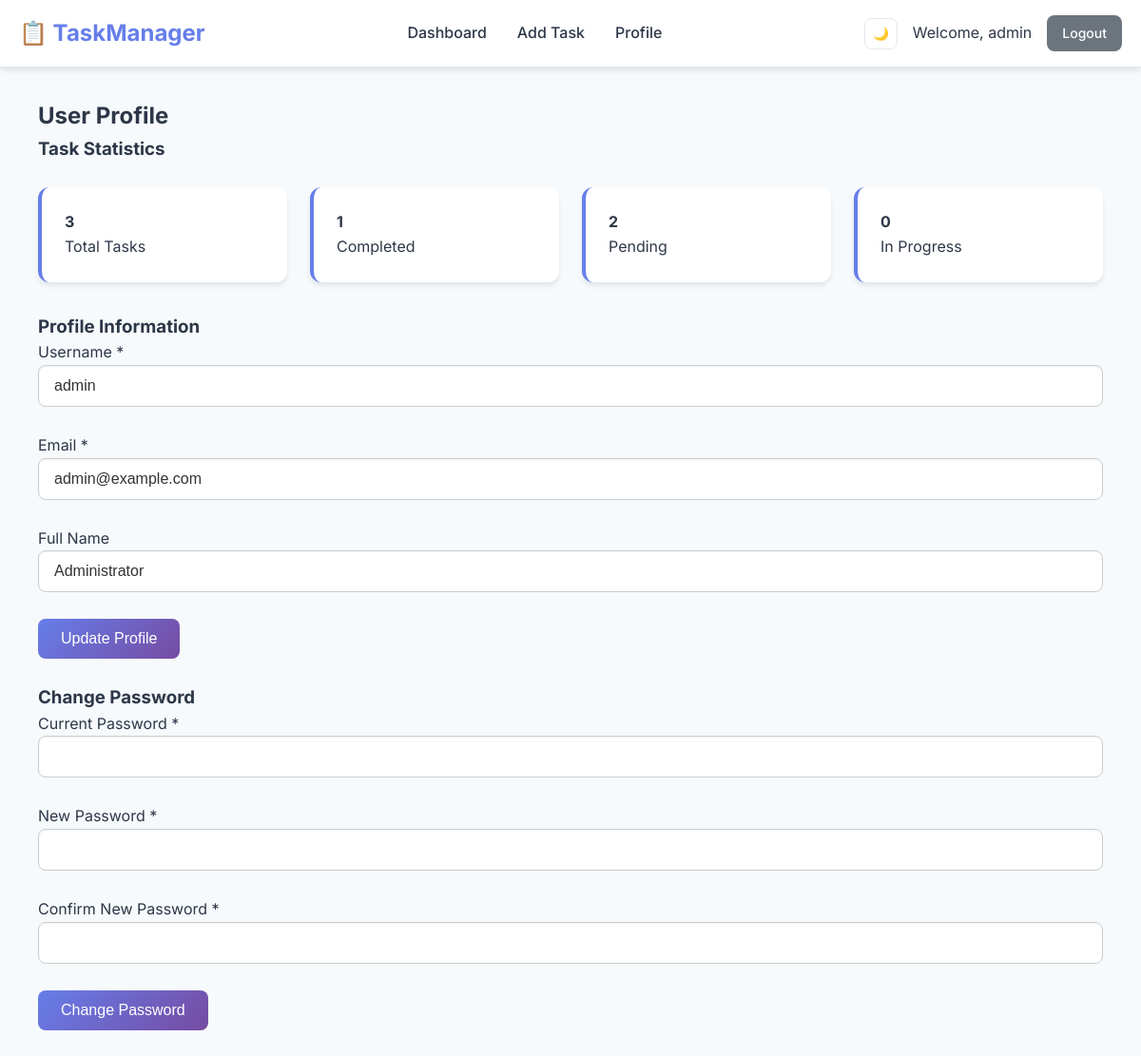
The page /pages/profile.php (signed in) on the database its author committed.
### tables this page shows
CREATE TABLE users (
    id INT AUTO_INCREMENT PRIMARY KEY,
    username VARCHAR(50) UNIQUE NOT NULL,
    email VARCHAR(100) UNIQUE NOT NULL,
    password VARCHAR(255) NOT NULL,
    full_name VARCHAR(100),
    created_at TIMESTAMP DEFAULT CURRENT_TIMESTAMP,
    updated_at TIMESTAMP DEFAULT CURRENT_TIMESTAMP ON UPDATE CURRENT_TIMESTAMP,
    last_login TIMESTAMP NULL,
    INDEX idx_username (username),
    INDEX idx_email (email)
);

### pages/profile.php (the view, shortened to what this page needs)
<?php
require_once '../config/database.php';
$stmt = $pdo->prepare("SELECT * FROM users WHERE id = ?");
$stmt->execute([$_SESSION['user_id']]);
$user = $stmt->fetch();
$stmt = $pdo->prepare("SELECT
    COUNT(*) as total_tasks,
    SUM(CASE WHEN status = 'completed' THEN 1 ELSE 0 END) as completed_tasks,
    SUM(CASE WHEN status = 'pending' THEN 1 ELSE 0 END) as pending_tasks,
    SUM(CASE WHEN status = 'in_progress' THEN 1 ELSE 0 END) as in_progress_tasks
    FROM tasks WHERE user_id = ?");
$stmt->execute([$_SESSION['user_id']]);
$stats = $stmt->fetch();
include '../includes/header.php';
?>
<div class="container">
    <div class="profile-container">
        <div class="profile-header">
            <h2>User Profile</h2>
        </div>
        <div class="profile-content">
            <div class="profile-stats">
                <h3>Task Statistics</h3>
                <br>
                <div class="stats-grid">
                    <div class="stat-card">
                        <h4><?= $stats['total_tasks'] ?></h4>
                        <span>Total Tasks</span>
                    </div>
                    <div class="stat-card completed">
                        <h4><?= $stats['completed_tasks'] ?></h4>
                        <span>Completed</span>
                    </div>
                    <div class="stat-card pending">
                        <h4><?= $stats['pending_tasks'] ?></h4>
                        <span>Pending</span>
                    </div>
                    <div class="stat-card progress">
                        <h4><?= $stats['in_progress_tasks'] ?></h4>
                        <span>In Progress</span>
                    </div>
                </div>
            </div>
            <div class="profile-info">
                <h3>Profile Information</h3>
                <form id="profileForm" action="../actions/profile_action.php" method="POST">
                    <div class="form-group">
                        <label for="username">Username *</label>
                        <input type="text" id="username" name="username" value="<?= htmlspecialchars($user['username']) ?>" required>
                    </div>
                    <div class="form-group">
                        <label for="email">Email *</label>
                        <input type="email" id="email" name="email" value="<?= htmlspecialchars($user['email']) ?>" required>
                    </div>
                    <div class="form-group">
                        <label for="full_name">Full Name</label>
                        <input type="text" id="full_name" name="full_name" value="<?= htmlspecialchars($user['full_name'] ?? '') ?>">
                    </div>
                    <div class="form-actions">
                        <button type="submit" class="btn btn-primary">Update Profile</button>
                    </div>
                </form>
            </div>
            <br>
            <div class="change-password">
                <h3>Change Password</h3>
                <form id="passwordForm" action="../actions/profile_action.php" method="POST">
                    <div class="form-group">
                        <label for="current_password">Current Password *</label>
                        <input type="password" id="current_password" name="current_password" required>
                    </div>
                    <div class="form-group">
                        <label for="new_password">New Password *</label>
                        <input type="password" id="new_password" name="new_password" required>
                    </div>
                    <div class="form-group">
                        <label for="confirm_password">Confirm New Password *</label>
                        <input type="password" id="confirm_password" name="confirm_password" required>
                    </div>
                    <div class="form-actions">
                        <button type="submit" class="btn btn-primary">Change Password</button>
                    </div>
                </form>
            </div>
        </div>
    </div>
</div>
<?php include '../includes/footer.php'; ?>

### css/style.css (style rules this page uses)
:root { --primary-color: #667eea; --primary-dark: #5a67d8; --secondary-color: #764ba2; --success-color: #48bb78; --warning-color: #ed8936; --danger-color: #f56565; --info-color: #4299e1; --bg-color: #f7fafc; --card-bg: #ffffff; --text-primary: #2d3748; --text-secondary: #718096; --border-color: #e2e8f0; --shadow: 0 4px 6px -1px rgba(0, 0, 0, 0.1); --shadow-lg: 0 10px 15px -3px rgba(0, 0, 0, 0.1); }
* { margin: 0; padding: 0; box-sizing: border-box; }
body { font-family: 'Inter', -apple-system, BlinkMacSystemFont, 'Segoe UI', Roboto, sans-serif; background: var(--bg-color); color: var(--text-primary); line-height: 1.6; transition: all 0.3s ease; }
.container { max-width: 1200px; margin: 0 auto; padding: 0 20px; }
.form-group { margin-bottom: 1.5rem; }
.btn { display: inline-flex; align-items: center; justify-content: center; padding: 0.75rem 1.5rem; border: none; border-radius: 8px; font-size: 1rem; font-weight: 500; cursor: pointer; text-decoration: none; transition: all 0.3s ease; gap: 0.5rem; }
.btn-primary { background: linear-gradient(135deg, var(--primary-color), var(--secondary-color)); color: white; }
.stats-grid { display: grid; grid-template-columns: repeat(auto-fit, minmax(200px, 1fr)); gap: 1.5rem; margin-bottom: 2rem; }
.stat-card { background: var(--card-bg); padding: 1.5rem; border-radius: 12px; box-shadow: var(--shadow); border-left: 4px solid var(--primary-color); transition: all 0.3s ease; }

### css/style2.css (style rules this page uses)
.form-group { margin-bottom: 1.5rem; display: flex; flex-direction: column; }
input[type="text"], input[type="email"], input[type="date"], input[type="password"], textarea, select { padding: 0.75rem 1rem; font-size: 1rem; border: 1px solid #ccc; border-radius: 8px; background-color: #fff; color: #333; outline: none; transition: all 0.2s ease-in-out; box-shadow: inset 0 1px 2px rgba(0, 0, 0, 0.05); }

### rows shown on the page
users: username "admin", email "admin@example.com", full_name "Administrator"

### other values the page prints
$_SESSION['username'] "admin"
$stats['total_tasks'] "3"
$stats['completed_tasks'] "1"
$stats['pending_tasks'] "2"
$stats['in_progress_tasks'] "0"
